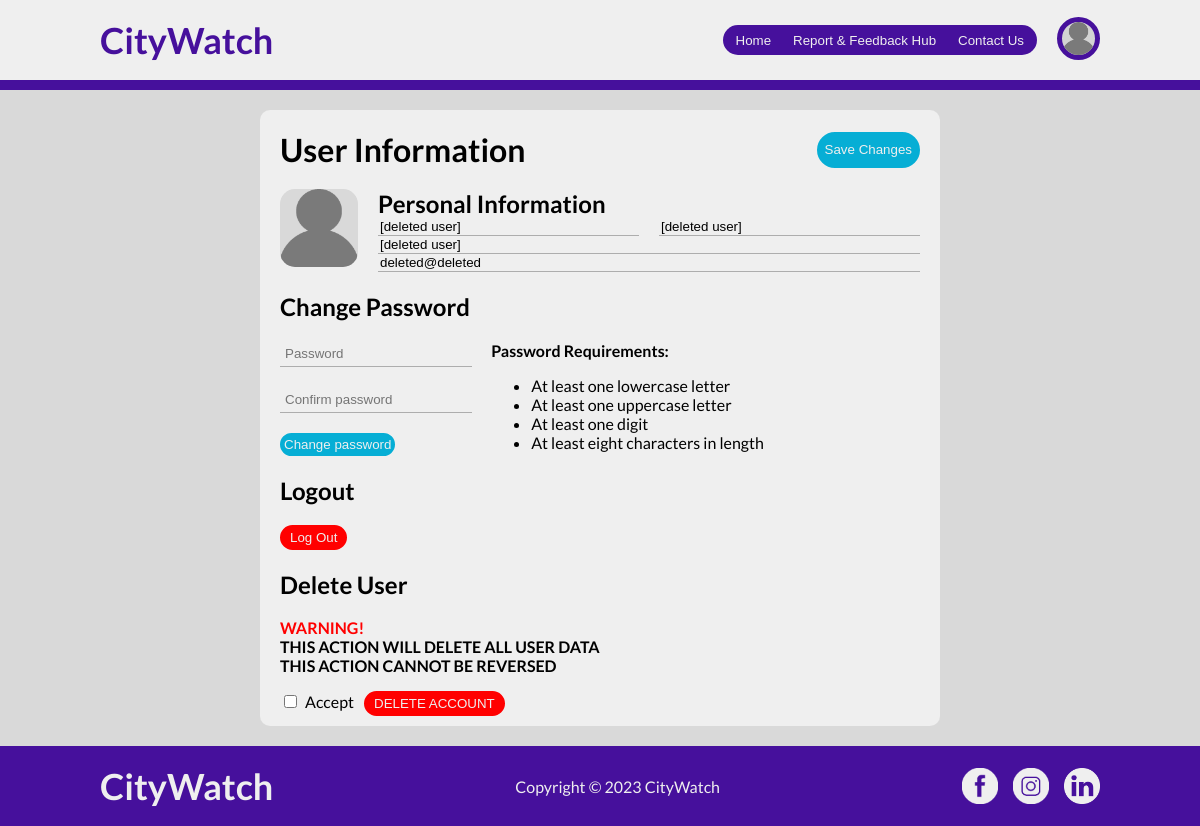
/profile.php (signed in), run on the app's committed database.
### tables this page shows
CREATE TABLE `users` (
  `id` int(8) NOT NULL,
  `username` varchar(150) NOT NULL,
  `first_name` varchar(150) NOT NULL,
  `last_name` varchar(150) NOT NULL,
  `email` varchar(150) NOT NULL,
  `password` varchar(150) NOT NULL,
  `isAdmin` tinyint(1) DEFAULT 0
);

### profile.php (the view, shortened to what this page needs)
<!DOCTYPE html>
<html>
    <head>
        <link href="styles.css" rel="stylesheet" type="text/css">
    </head>
    <body>
         <?php
        require "navigationBar.php";
        echo $navigationBar;
        ?>
        <?php
        require "connection.php";
        $username = $_COOKIE['username'];
        $userInfo = mysqli_fetch_assoc(mysqli_query($connect, "SELECT * FROM users WHERE username = '".$username."'"));
        $fname = $userInfo['first_name'];
        $lname = $userInfo['last_name'];
        $useremail = $userInfo['email'];
        ?>
        <body class="profile">
            <div class="profile-flexcontainer">
                <form action="modifyUser.php" method="post">
                    <div class="section1">
                        <h1>User Information</h1>
                        <?php
                        if ($_COOKIE['username'] == "administrator") {
                            echo '
                            <button disabled class="admin-disabled">Save Changes</button>
                            ';
                        } else {
                            echo '
                            <button>Save Changes</button>
                            ';
                        }
                        ?>
                    </div>
                    <div class="section2">
                        <img src="images/pfp.png">
                        <h2>Personal Information</h2>
                        <?php
                        if ($_COOKIE['username'] == "administrator") {
                            echo '
                            <input disabled class="admin-disabled" value="'.$fname.'" type="text" name="first_name" size="30" maxlength="75" required="required" placeholder="First name" autocomplete="off">
                            <input disabled class="admin-disabled" value="'.$lname.'" type="text" name="last_name" size="30" maxlength="75" required="required" placeholder="Last name" autocomplete="off">
                            <input disabled class="admin-disabled" value="'.$username.'" type="text" name="username" size="30" maxlength="16" required="required" placeholder="Username" autocomplete="off">
                            <input disabled class="admin-disabled" value="'.$useremail.'" type="email" name="email" size="30" maxlength="150" required="required" placeholder="Email" autocomplete="off">
                            <input type="hidden" name="modType" value="details">
                            ';
                        } else {
                            echo '
                            <input value="'.$fname.'" type="text" name="first_name" size="30" maxlength="75" required="required" placeholder="First name" autocomplete="off">
                            <input value="'.$lname.'" type="text" name="last_name" size="30" maxlength="75" required="required" placeholder="Last name" autocomplete="off">
                            <input value="'.$username.'" type="text" name="username" size="30" maxlength="16" required="required" placeholder="Username" autocomplete="off">
                            <input value="'.$useremail.'" type="email" name="email" size="30" maxlength="150" required="required" placeholder="Email" autocomplete="off">
                            <input type="hidden" name="modType" value="details">
                            ';
                        }
                        ?>
                    </div>
                </form>
                <form action="modifyUser.php" method="post">
                    <div class="section3">
                        <h2>Change Password</h2>
                        <div class="left">
                            <input type="password" name="password" id="password" pattern="(?=.*\d)(?=.*[a-z])(?=.*[A-Z]).{8,}" size="30" maxlength="150" minlength="8" required="required" placeholder="Password"/>
                            <input type="password" name="confirm_password" id="confirm_password" pattern="(?=.*\d)(?=.*[a-z])(?=.*[A-Z]).{8,}" size="30" maxlength="150" minlength="8" required="required" placeholder="Confirm password"/>
                            <button onclick="return validateForm()">Change password</button>
                            <div class="right">
                            <b>Password Requirements:</b>
                            <ul>
                                <li>At least one lowercase letter</li>
                                <li>At least one uppercase letter</li>
                                <li>At least one digit</li>
                                <li>At least eight characters in length</li>
                            </ul>
                            </div>
                        </div>
                    </div>
                </form>
                <div class="logout">
                    <h2>Logout</h2>
                    <form method="post" action=""><input type="submit" name="logout" value="Log Out"/></form>
                </div>
                <div class="section4">
                    <h2>Delete User</h2>
                    <p><span style="color: red;">WARNING!</span><br>THIS ACTION WILL DELETE ALL USER DATA<br>THIS ACTION CANNOT BE REVERSED</p>
                    <?php
                        if ($_COOKIE['username'] == "administrator") {
                            echo '<form action="delete.php" method="post"><input type="checkbox" required disabled><label for="checkbox">Accept</label><button disabled class="admin-disabled" name="deleteUser">DELETE ACCOUNT</button></form>';
                        } else {
                            echo '<form action="delete.php" method="post"><input type="checkbox" required><label for="checkbox">Accept</label><button name="deleteUser">DELETE ACCOUNT</button></form>';
                        }
                    ?>
                </div>
            </div>
        </body>
        <?php
        require "bottomBar.php";
        echo $bottomBar;
        ?>
    </body>
</html>

### styles.css (style rules this page uses)
body { margin: 0; }
h1, h2, h3, p { font-family: Lato, sans-serif; }
body.profile { background-color: #d9d9d9; }
.profile-flexcontainer { background-color: #efefef; border-radius: 10px; width: 50%; min-width: 640px; margin: 20px auto; padding: 10px 20px; }
.profile-flexcontainer h1 { margin: 10px 0; }
.profile-flexcontainer .section1 { display: flex; justify-content: space-between; align-items: center; }
.profile-flexcontainer .section1 button { background-color: #06AED5; border: 2px solid #06AED5; border-radius: 20px; height: 36px; color: #efefef; transition: 100ms ease-out; }
.profile-flexcontainer .section2 { margin-top: 10px; display: grid; grid-template-columns: 1fr 1.5fr 1.5fr; grid-template-rows: auto auto auto auto; column-gap: 20px; }
.profile-flexcontainer .section2 img { background-color: #d9d9d9; border-radius: 15px; width: 100%; grid-row-start: 1; grid-row-end: 5; }
.profile-flexcontainer .section2 h2 { margin: 0; grid-column-start: 2; grid-column-end: 4; }
.profile-flexcontainer .section2 input { background: none; border: 0; border-bottom: 1px solid #adadad; }
.profile-flexcontainer .section2 input::placeholder { opacity: 1; color: #a9a9a9; }
.profile-flexcontainer .section2 input:nth-of-type(3), .profile-flexcontainer .section2 input:nth-of-type(4) { grid-column-start: 2; grid-column-end: 4; }
.profile-flexcontainer .section3 div.left { position: relative; display: flex; flex-direction: column; width: 30%; gap: 20px; }
.profile-flexcontainer .section3 div.right { font-family: Lato, Arial, Helvetica, sans-serif; position: absolute; left: 110%; width: 300px; }
.profile-flexcontainer .section3 input { background: none; border: 0; border-bottom: 1px solid #adadad; padding: 5px; }
.profile-flexcontainer .section3 button { width: fit-content; background-color: #06AED5; border: 2px solid #06AED5; border-radius: 20px; padding: 2px; color: #efefef; transition: 100ms ease-out; cursor: pointer; }
.profile-flexcontainer .logout input { background-color: red; color: #efefef; border: 2px solid red; border-radius: 15px; padding: 3px 8px; transition: 100ms ease-out; }
.profile-flexcontainer .section4 p { font-weight: bold; }
.profile-flexcontainer .section4 label { font-family: Lato, Arial, Helvetica, sans-serif; margin: 0 10px 0 5px; }
.profile-flexcontainer .section4 button { background-color: red; color: #efefef; border: 2px solid red; border-radius: 15px; padding: 3px 8px; transition: 100ms ease-out; }

### data on the page
users: first_name "[deleted user]", last_name "[deleted user]", email "deleted@deleted"
